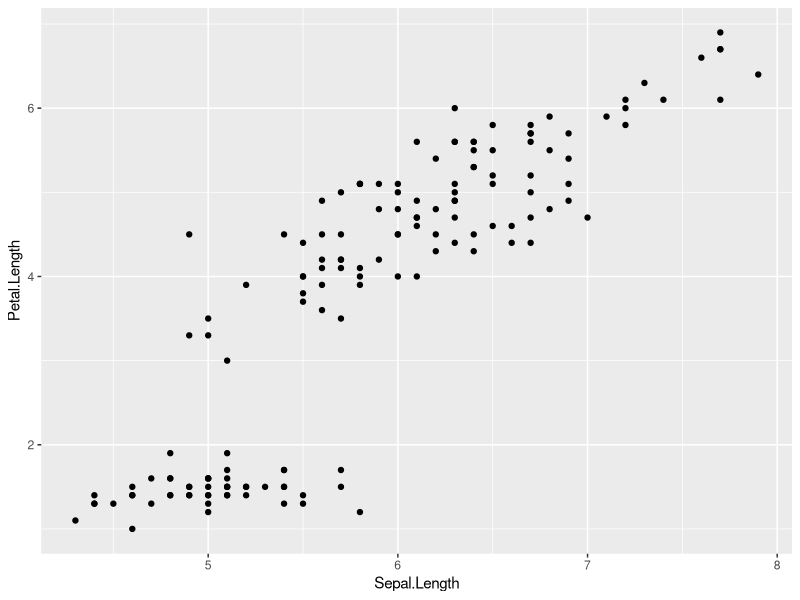
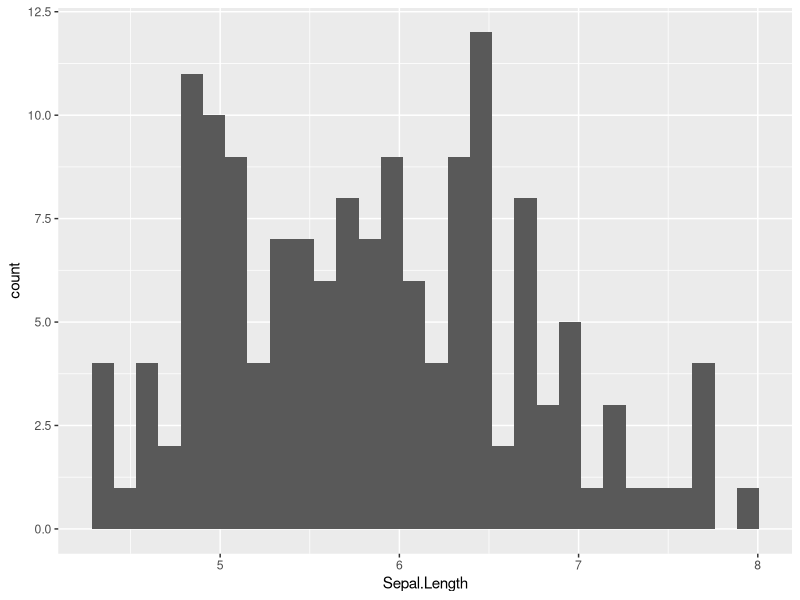
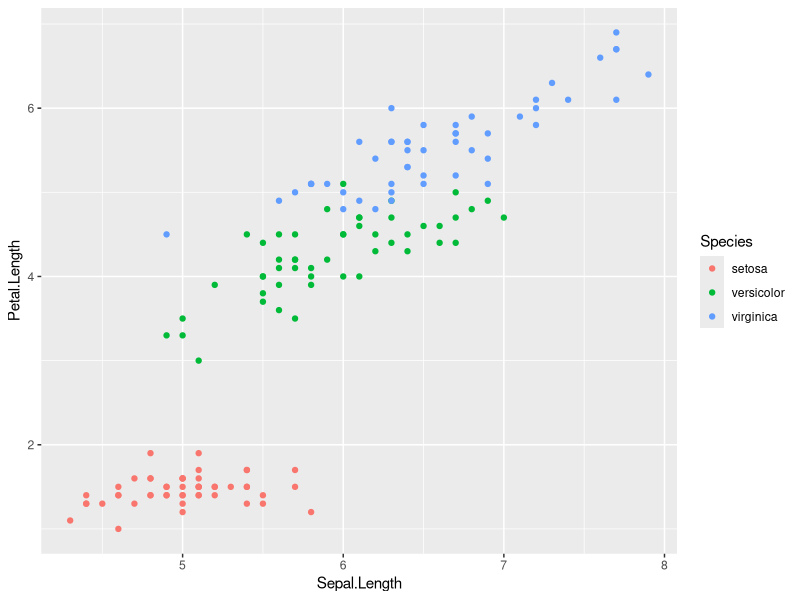
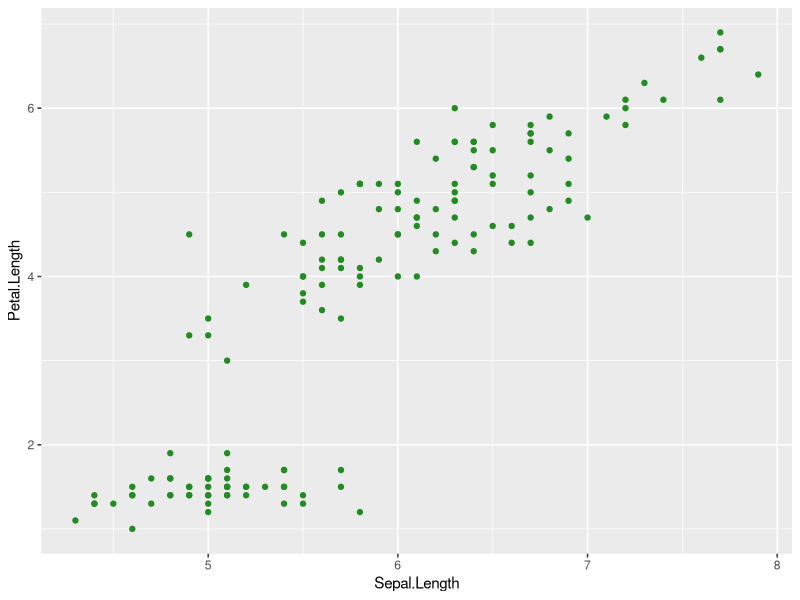
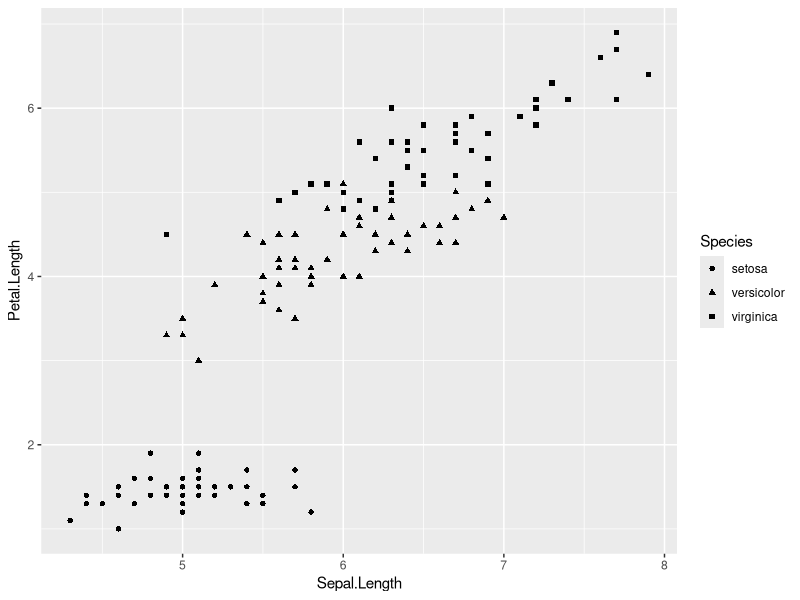
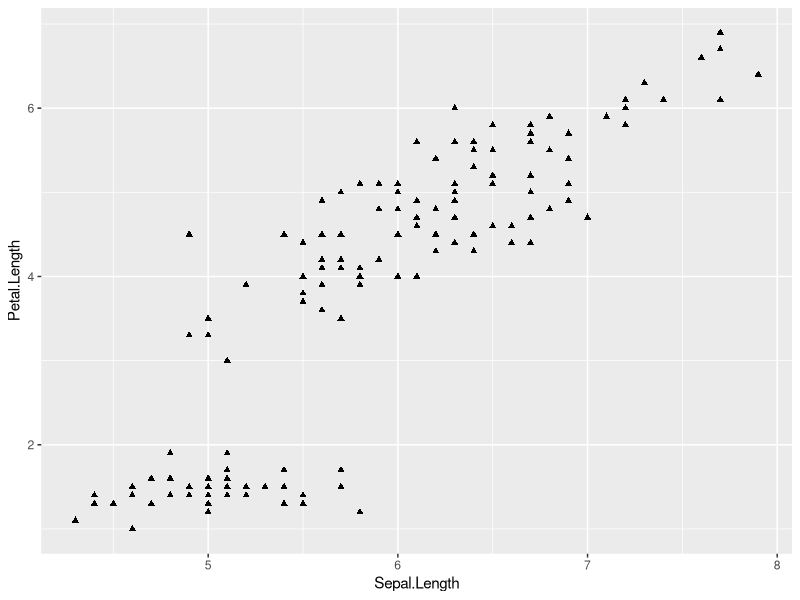
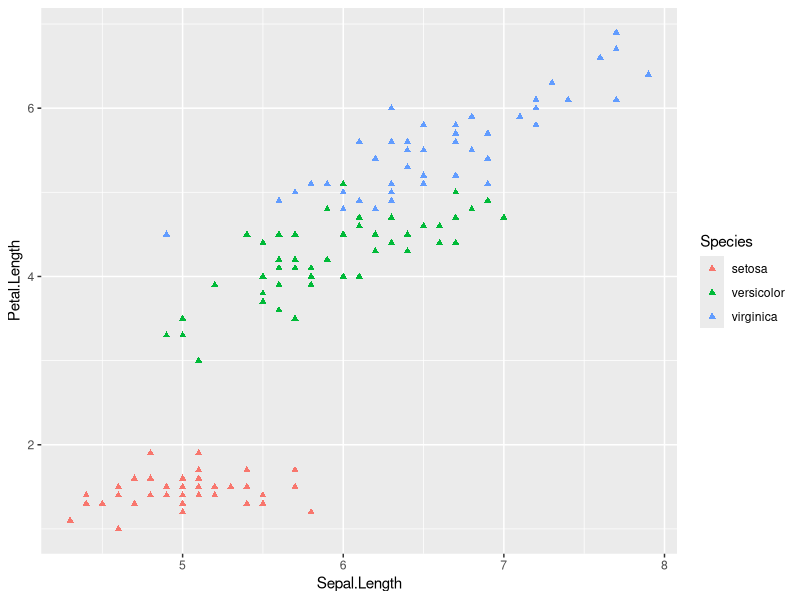
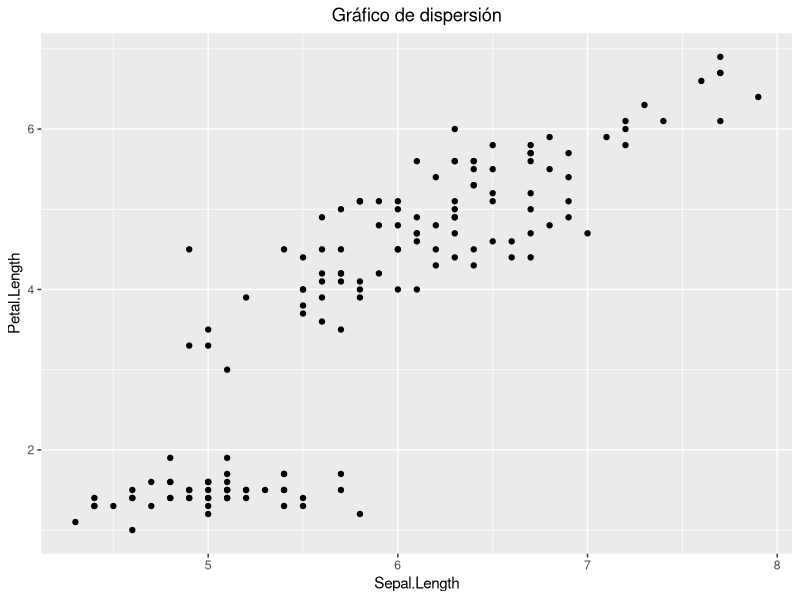

Write the R code that produced these figures, in order.
## ---- chunk 1
knitr::opts_chunk$set(echo = TRUE)
## ---- chunk 2
library(ggplot2)
## ---- chunk 3
ggplot(iris, aes(x = Sepal.Length, y = Petal.Length)) +
	geom_point()

## ---- chunk 4
ggplot(iris, aes(x = Sepal.Length)) +
	geom_histogram()
## ---- chunk 5
ggplot(iris, aes(x = Sepal.Length, y = Petal.Length, color =Species))+
	geom_point() 
## ---- chunk 6
ggplot(iris, aes(x = Sepal.Length, y = Petal.Length))+
	geom_point(color = 'forestgreen') 
## ---- chunk 7
ggplot(iris, aes(x = Sepal.Length, y = Petal.Length, shape= Species))+
	geom_point() 
## ---- chunk 8
ggplot(iris, aes(x = Sepal.Length, y = Petal.Length))+
	geom_point(shape = 17)
## ---- chunk 9
ggplot(iris, aes(x = Sepal.Length, y = Petal.Length,color= Species))+
	geom_point(shape = 17)
## ---- chunk 10
ggplot(iris, aes(x = Sepal.Length, y = Petal.Length))+
	geom_point()+
  ggtitle('Gráfico de dispersión')+
  theme(plot.title = element_text(hjust = 0.5)) #centrar título
## ---- chunk 11
ggplot(iris, aes(x = Sepal.Length, y = Petal.Length))+
	geom_point()+
  ggtitle('Gráfico de dispersión')+
  theme(plot.title = element_text(hjust = 0.5))+
  xlab('Longitud de Sépalo')+
  ylab('Longitud de Pétalo')
  
## ---- chunk 12
ggplot(iris, aes(x = Sepal.Length, y = Petal.Length))+
	geom_point()+
  ggtitle('Gráfico de dispersión')+
  theme_bw()+
  theme(plot.title = element_text(hjust = 0.5))+
  xlab('Longitud de Sépalo')+
  ylab('Longitud de Pétalo')
  
## ---- chunk 13
ggplot(iris, aes(x = Sepal.Length, y = Petal.Length, color=Species))+
	geom_point(shape=17)+
  ggtitle('Gráfico de dispersión')+
  theme_bw() +
  theme(plot.title = element_text(hjust = 0.5))+
  xlab('Longitud de Sépalo')+
  ylab('Longitud de Pétalo')
  
